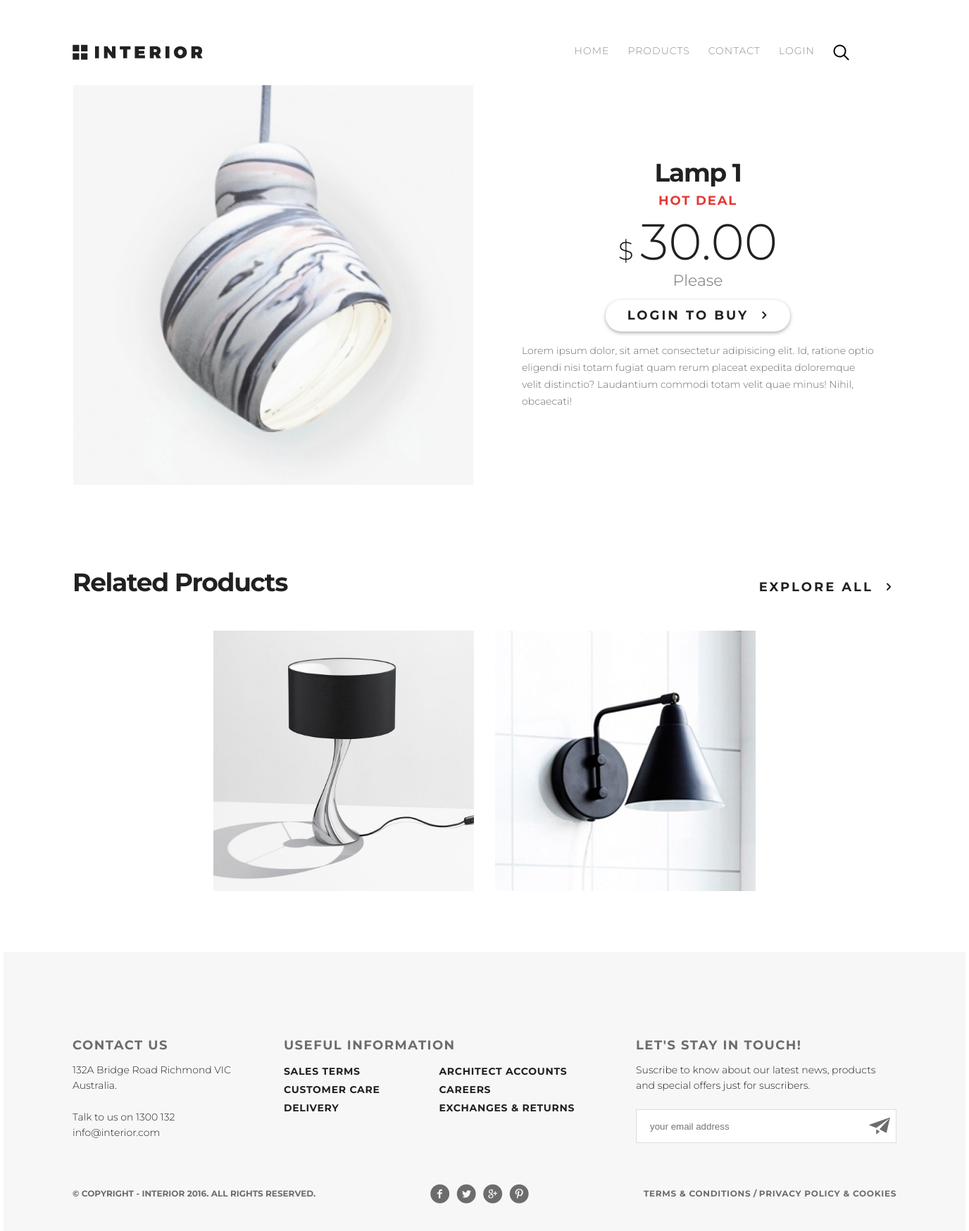
The page /details/2 on the database its author committed.
### mainapp/models.py (models this page shows, shortened)
class Product(models.Model):
    category = models.ForeignKey(Category, related_name='products', on_delete=models.CASCADE)
    name = models.CharField(max_length=140)
    description = models.TextField(blank=True)
    price = models.DecimalField(max_digits=10, decimal_places=2)
    stock = models.PositiveIntegerField()
    image = models.ImageField(upload_to='products/%Y/%m/%d', blank=True)
    added = models.DateTimeField(auto_now_add=True)
    updated = models.DateTimeField(auto_now=True)
    class Meta:
        ordering = ('name',)

### mainapp/views.py (the view)
# urls.py: path('details/<int:pk>', views.details, name='details'),
def details(request, pk):
    product = get_object_or_404(Product, pk=pk)
    related = product.category.products.exclude(pk=pk)
    cart_form = CartAddForm()
    context = {
        'product': product,
        'related': related,
        'cart_form': cart_form
    }
    return render(request, 'mainapp/details.html', context)

### cart/forms.py
class CartAddForm(forms.Form):
    QUANTITY_CHOICES = [(i, str(i)) for i in range(1, 21)]
    quantity = forms.TypedChoiceField(choices=QUANTITY_CHOICES, coerce=int)

### cart/context_processors.py (called while the page is built)
def cart(request):
    cart = []
    if request.user.is_authenticated:
        cart = Cart.objects.filter(user=request.user)
    return {'cart': cart}

### mainapp/templates/mainapp/details.html (shortened to what this page needs)
{% extends 'base.html' %}
{% load static %}
{% block content %}
        <section class="product-details">
            <div class="product-details__row site-padding">
                <div class="product-slider">
                    <a href="#" class="product-slider__link">
                        <img src="{{ product.image.url }}" alt="product photo" class="product-slider__img">
                    </a>
                </div>
                <div class="product-details__details">
                    <h2 class="title mid-title">{{ product.name }}</h2>
                    <h3 class="tag tag-red">Hot Deal</h3>
                    <p class="price">$ <span class="price__val">{{ product.price }}</span></p>
                    {% if user.is_authenticated %}
                    <form action="{% url 'cart:cart_add' product.pk %}" method="POST" id="cart_form" class="product-details__form">
                        {% csrf_token %}
                        {{ cart_form.as_p }}
                        <button type="submit" class="btn btn-buy">Add to cart</button>
                    </form>
                    {% else %}
                    <p class="details details_bigger details_centered">Please<br>
                        <a href="{% url 'account:login' %}?next={{ request.path }}" class="btn">Login to buy</a></p>
                    {% endif %}
                    <p class="details">{{ product.description|linebreaksbr }}</p>
                </div>
            </div>
        </section>
        <section class="trending">
            <div class="trending__title-row  site-padding">
                <div class="title mid-title">Related products</div>
                <a href="{% url 'shop:products' %}" class="btn btn-ghost">explore all</a>
            </div>
            <div class="trending__products">
                {% for prod in related %}
                {% include 'mainapp/components/card.html' with prod=prod card_class='featured-card_big' %}
                {% endfor %}
            </div>
        </section>
{% endblock %}

### mainapp/templates/mainapp/components/card.html (shortened to what this page needs)
{% load static %}
<div class="featured-card {{ card_class }}">
    <img src="{{ prod.image.url }}" alt="" class="featured-card__bkg">
</div>

### static/styles/style.css (style rules this page uses)
* { margin: 0; padding: 0; box-sizing: border-box; }
html, body { font-family: "Montserrat", sans-serif; position: relative; height: 100%; }
.site-padding { padding-left: 98px; padding-right: 98px; }
.title { color: #212121; text-transform: capitalize; font-weight: 700; line-height: 1.5; }
.mid-title { font-size: 36px; letter-spacing: -1.3px; }
.tag { font-size: 18px; font-weight: 700; line-height: 1.5; text-transform: uppercase; letter-spacing: 1.8px; color: #6c6c6c; }
.tag-red { color: #e53935; }
.details { width: 100%; color: #6c6c6c; font-size: 14px; font-weight: 300; line-height: 24px; margin-bottom: 15px; }
.details_bigger { font-size: 22px; }
.details_centered { text-align: center; }
.btn { font-family: "Montserrat", sans-serif; display: inline-block; min-width: 45px; height: 45px; width: fit-content; margin-top: 15px; padding: 0 31px; color: #212121; text-transform: uppercase; text-decoration: none; font-size: 18px; line-height: 45px; font-weight: 700; letter-spacing: 3px; transition: color 0.2s; background-color: #fff; cursor: pointer; outline: none; border: none; border-radius: 22.5px; box-shadow: 0px 2px 4.85px 0.15px rgba(33, 33, 33, 0.35); }
.btn::after { content: "\0e802"; font-family: fontello; font-size: 1em; line-height: 0; padding-left: 19px; text-align: center; font-weight: 400; }
.btn-ghost { border: none; box-shadow: none; padding: 5px; }
.featured-card { position: relative; max-width: 270px; max-height: 270px; overflow: hidden; margin: 15px; }
.featured-card_big { width: 32%; max-width: 370px; max-height: 370px; min-width: 270px; min-height: 270px; margin-top: 30px; margin: 15px; }
.featured-card__bkg { width: 100%; height: 100%; }
.trending { margin-top: 98px; margin-bottom: 72px; }
.trending__title-row { display: flex; justify-content: space-between; align-items: baseline; }
.trending__products { display: flex; flex-wrap: wrap; justify-content: center; margin-top: 27px; }
.product-details { margin-top: 120px; }
.product-details__row { display: flex; justify-content: space-between; margin-bottom: 71px; }
.product-details__details { display: flex; flex-direction: column; justify-content: center; align-items: center; margin: 0 32px; width: 500px; }
.product-slider { width: 570px; }
.product-slider__img { width: 100%; }
.product-slider__link { display: block; margin: 1px; }
.price { font-size: 36px; font-weight: 300; color: #212121; }
.price__val { font-size: 72px; }

### rows shown on the page
Product: image (picture), name "Lamp 1", price "30.00", description "Lorem ipsum dolor, sit amet consectetur adipisicing elit. Id, ratione optio eligendi nisi totam fugiat quam rerum placeat expedita doloremque velit distinctio? Laudantium commodi totam velit quae minus! Nihil, obcaecati!"
Product: image (picture)
Product: image (picture)
